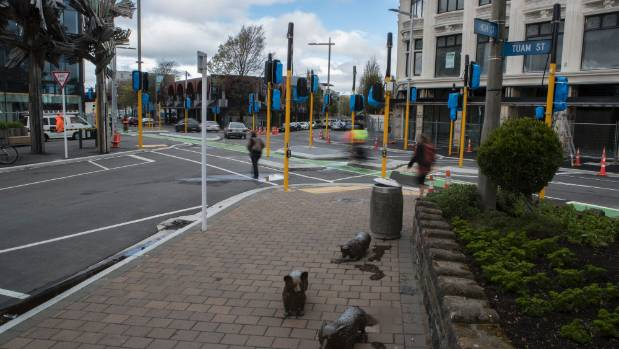
#> input picture curbs/images/1476918550090.jpg, 619 x 349 px
$ python -i utils.py   (imports and definitions only)   (older library calls are emulated)
#> lines starting #> are read from the running program, lines starting #| are printed output that depends on the picture; after the words box and inside, x2 and y2 are one past the last pixel; in counts of white or black regions, pixels touching at a corner belong together
import cv2
import numpy as np


def get_edges(image, separate_channels=False):
#> called with separate_channels = False
    hls = cv2.cvtColor(np.copy(image), cv2.COLOR_RGB2HLS).astype(np.float)
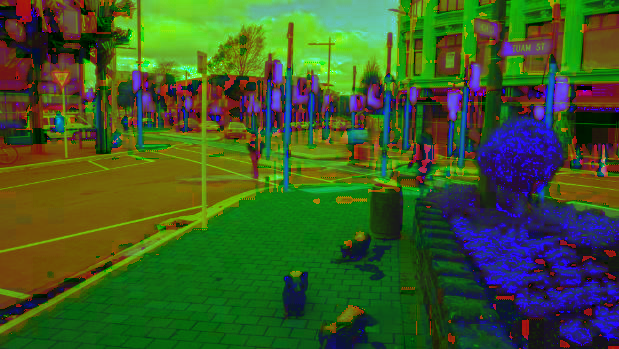
#> hls: shape (349, 619, 3) float64; mean R, G, B 60.5, 89.1, 39.9
    s_channel = hls[:, :, 2]
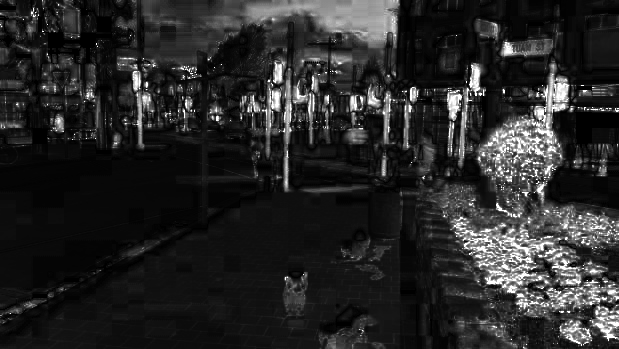
#> s_channel: shape (349, 619) float64; min 0, max 255, mean 39.9

    gradient_x = gradient_abs_value_mask(s_channel, axis='x', sobel_kernel=3, threshold=(20, 100))
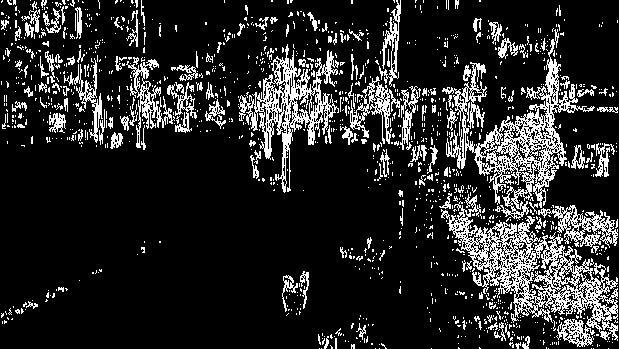
#> gradient_x: shape (349, 619); values 0 (black) and 1 (white), 15.9% white in thin lines or dots
    gradient_y = gradient_abs_value_mask(s_channel, axis='y', sobel_kernel=3, threshold=(20, 100))
#> gradient_y: shape (349, 619); values 0 (black) and 1 (white), 15.5% white in thin lines or dots
    magnitude = gradient_magnitude_mask(s_channel, sobel_kernel=3, threshold=(20, 100))
    direction = gradient_direction_mask(s_channel, sobel_kernel=3, threshold=(0.2, 1.5))

    gradient_mask = np.zeros_like(s_channel)
    gradient_mask[((gradient_x == 1) & (gradient_y == 1)) | ((magnitude == 1) & (direction == 1))] = 1
    # Get a color thresholding mask
    color_mask = color_threshold_mask(s_channel, threshold=(55, 100))

    mask = None
    # cv2.imshow("color", color_mask)
    # cv2.imshow("gradient", gradient_mask)
    if separate_channels:
        mask = np.dstack((np.zeros_like(s_channel), gradient_mask, color_mask))
    else:
        mask = np.zeros_like(gradient_mask)
        mask[(gradient_mask == 1) | (color_mask == 1)] = 1

    return mask


def gradient_abs_value_mask(image, sobel_kernel=3, axis='x', threshold=(0, 255)):
    # Take the absolute value of derivative in x or y given orient = 'x' or 'y'
    if axis == 'x':
        sobel = np.absolute(cv2.Sobel(image, cv2.CV_64F, 1, 0, ksize=sobel_kernel))
    if axis == 'y':
        sobel = np.absolute(cv2.Sobel(image, cv2.CV_64F, 0, 1, ksize=sobel_kernel))
    # Scale to 8-bit (0 - 255) then convert to type = np.uint8
    sobel = np.uint8(255 * sobel / np.max(sobel))
    # Create a mask of 1's where the scaled gradient magnitude is > thresh_min and < thresh_max
    mask = np.zeros_like(sobel)
    # Return this mask as your binary_output image
    mask[(sobel >= threshold[0]) & (sobel <= threshold[1])] = 1
    return mask


def gradient_magnitude_mask(image, sobel_kernel=3, threshold=(0, 255)):
    # Take the gradient in x and y separately
#> called with sobel_kernel = 3, threshold = (20, 100)
    sobel_x = cv2.Sobel(image, cv2.CV_64F, 1, 0, ksize=sobel_kernel)
    sobel_y = cv2.Sobel(image, cv2.CV_64F, 0, 1, ksize=sobel_kernel)
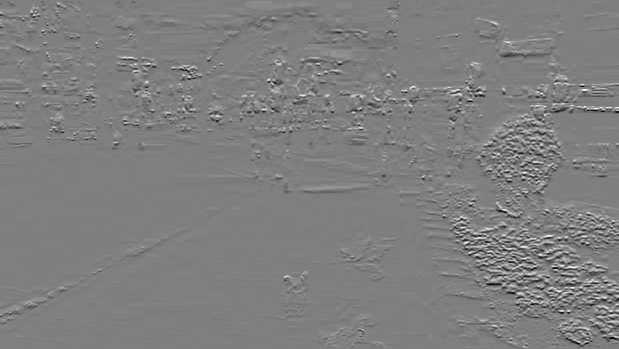
#> sobel_y: shape (349, 619) float64; min -1020, max 1020, mean -0.6; drawn with min black and max white

    # Calculate the magnitude
    magnitude = np.sqrt(sobel_x ** 2 + sobel_y ** 2)

    # Scale to 8-bit (0 - 255) and convert to type = np.uint8
    magnitude = (magnitude * 255 / np.max(magnitude)).astype(np.uint8)
#> in get_edges, `magnitude = gradient_magnitude_mask(s_channel, sobel_kernel=3, thresho..`: magnitude: shape (349, 619); values 0 (black) and 1 (white), 22.6% white in thin lines or dots
    # Create a binary mask where mag thresholds are met
    mask = np.zeros_like(magnitude)
    mask[(magnitude >= threshold[0]) & (magnitude <= threshold[1])] = 1
    # Return this mask as your binary_output image
    return mask


def gradient_direction_mask(image, sobel_kernel=3, threshold=(0, np.pi / 2)):
    # Take the gradient in x and y separately
#> called with sobel_kernel = 3, threshold = (0.2, 1.5)
    sobel_x = cv2.Sobel(image, cv2.CV_64F, 1, 0, ksize=sobel_kernel)
    sobel_y = cv2.Sobel(image, cv2.CV_64F, 0, 1, ksize=sobel_kernel)
    # Take the absolute value of the x and y gradients and calculate the direction of the gradient
    direction = np.arctan2(np.absolute(sobel_y), np.absolute(sobel_x))
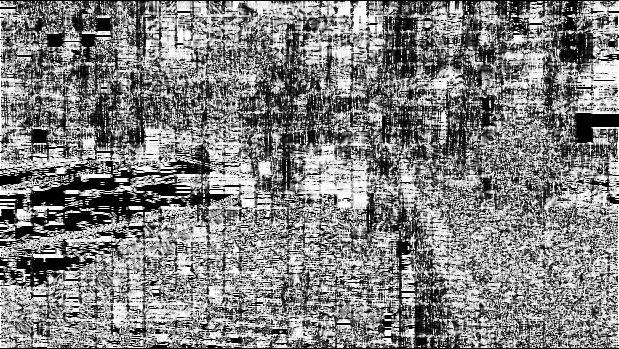
#> direction: shape (349, 619) float64; min 0, max 1.57, mean 0.796; drawn with min black and max white
#> in get_edges, `direction = gradient_direction_mask(s_channel, sobel_kernel=3, thresho..`:
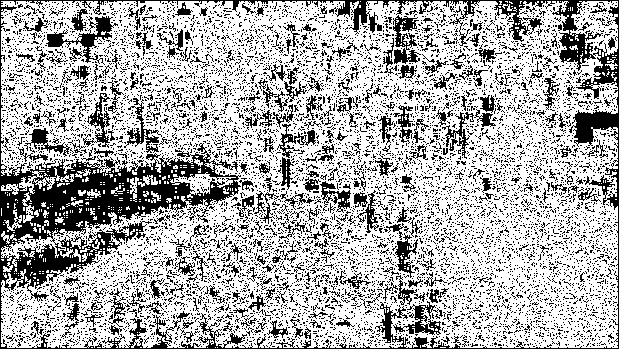
#> direction: shape (349, 619) float64; values 0 (black) and 1 (white), 68.6% white; 8814 black regions (8492 under 20 px), largest, box (x1, y1, x2, y2) and area: (0, 0, 619, 349) 22504, (46, 16, 118, 65) 943, (393, 15, 421, 64) 690
    # Create a binary mask where direction thresholds are met
    mask = np.zeros_like(direction)
    # Return this mask as your binary_output image
    mask[(direction >= threshold[0]) & (direction <= threshold[1])] = 1


    return mask


def color_threshold_mask(image, threshold=(0, 255)):
    mask = np.zeros_like(image)
    mask[(image > threshold[0]) & (image <= threshold[1])] = 1
    return mask


def flatten_perspective(image):
    (h, w) = (image.shape[0], image.shape[1])
    source = np.float32([[w // 2 - 76, h * .625], [w // 2 + 76, h * .625], [-100, h], [w + 100, h]])
    destination = np.float32([[100, 0], [w - 100, 0], [100, h], [w - 100, h]])
    transform_matrix = cv2.getPerspectiveTransform(source, destination)
    unwarp_matrix = cv2.getPerspectiveTransform(destination, source)
    return cv2.warpPerspective(image, transform_matrix, (w, h)), unwarp_matrix

>>> import cv2
>>> picture = cv2.cvtColor(cv2.imread('images/1476918550090.jpg'), cv2.COLOR_BGR2RGB)
>>> result = get_edges(picture)
#> in get_edges, `color_mask = color_threshold_mask(s_channel, threshold=(55, 100))`: color_mask: shape (349, 619) float64; values 0 (black) and 1 (white), 9.8% white in thin lines or dots
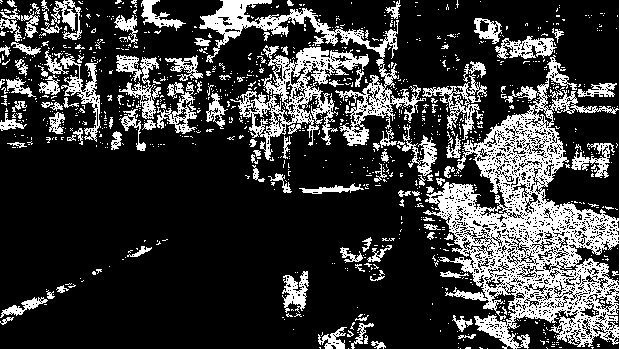
#> result: shape (349, 619) float64; values 0 (black) and 1 (white), 22.6% white; 1040 white regions (920 under 20 px), largest, box (x1, y1, x2, y2) and area: (423, 55, 619, 349) 20152, (199, 0, 426, 146) 4900, (230, 45, 369, 160) 4334

$ run again, on curbs/images/32144483.jpg
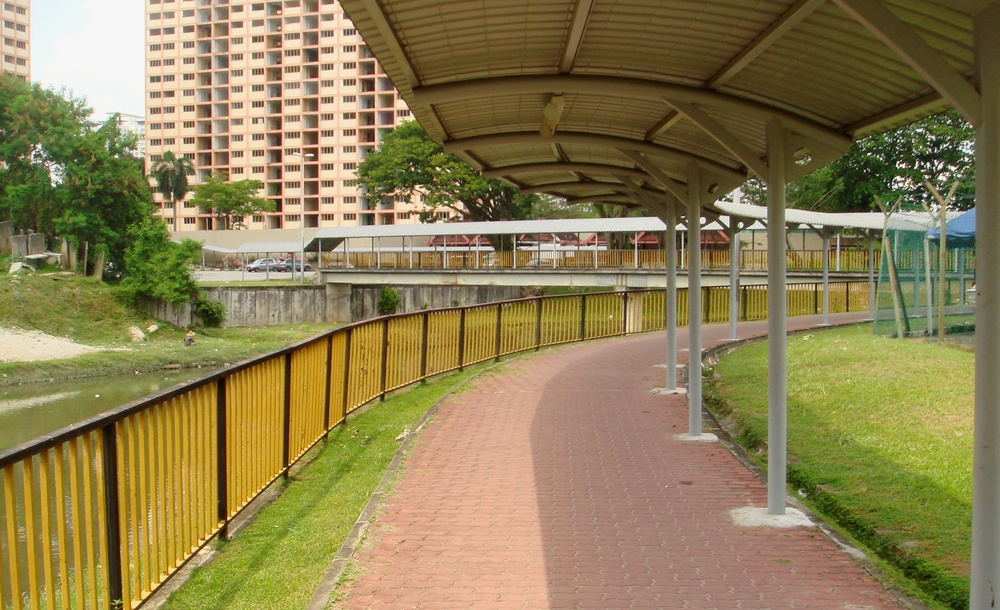
#> input picture curbs/images/32144483.jpg, 1000 x 610 px, shrunk from 2451 x 1494 before the run
#> in get_edges, `gradient_x = gradient_abs_value_mask(s_channel, axis='x', sobel_kernel..`:
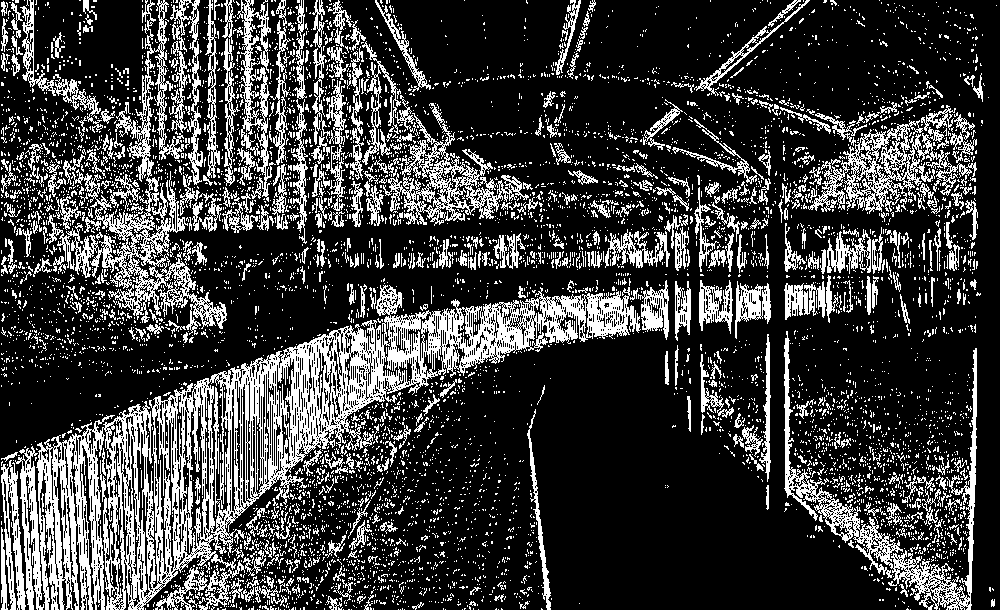
#> gradient_x: shape (610, 1000); values 0 (black) and 1 (white), 24.1% white in thin lines or dots
#> gradient_y: shape (610, 1000); values 0 (black) and 1 (white), 26% white in thin lines or dots
#> color_mask: shape (610, 1000) float64; values 0 (black) and 1 (white), 26.5% white; 4445 white regions (3922 under 20 px), largest, box (x1, y1, x2, y2) and area: (0, 195, 615, 451) 29152, (304, 281, 667, 610) 24116, (0, 0, 182, 231) 10311
#> `result = get_edges(picture)`:
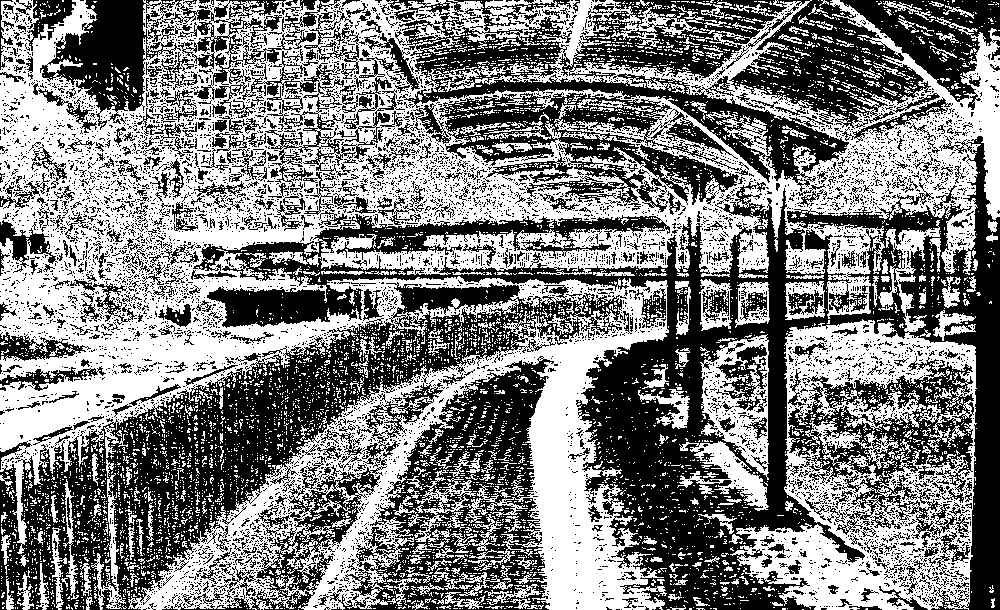
#> result: shape (610, 1000) float64; values 0 (black) and 1 (white), 50% white; 7362 black regions (6866 under 20 px), largest, box (x1, y1, x2, y2) and area: (191, 135, 1000, 610) 80644, (0, 282, 632, 610) 50225, (386, 0, 931, 192) 34222

$ run again, on curbs/images/250609_WALKWAY_BERHARGANYE.jpg
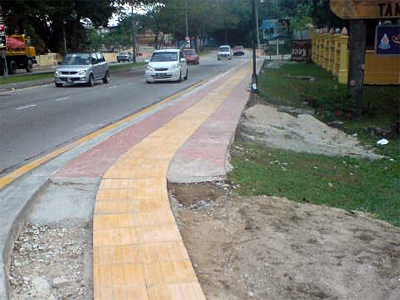
#> input picture curbs/images/250609_WALKWAY_BERHARGANYE.jpg, 400 x 300 px
#> in get_edges, `gradient_x = gradient_abs_value_mask(s_channel, axis='x', sobel_kernel..`:
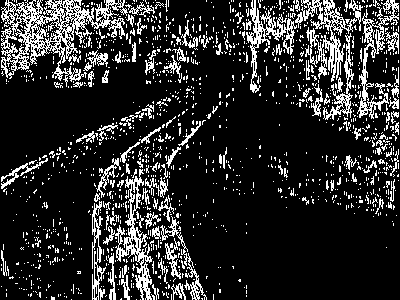
#> gradient_x: shape (300, 400); values 0 (black) and 1 (white), 17.4% white in thin lines or dots
#> color_mask: shape (300, 400) float64; values 0 (black) and 1 (white), 14.4% white; 1097 white regions (1019 under 20 px), largest, box (x1, y1, x2, y2) and area: (273, 142, 400, 217) 2756, (200, 0, 327, 70) 2626, (267, 30, 355, 120) 2175
#> `result = get_edges(picture)`:
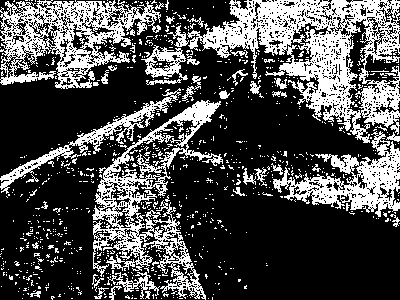
#> result: shape (300, 400) float64; values 0 (black) and 1 (white), 30.2% white; 904 white regions (860 under 20 px), largest, box (x1, y1, x2, y2) and area: (187, 0, 400, 143) 11612, (92, 100, 223, 300) 6574, (0, 0, 161, 89) 6228

$ run again, on curbs/images/9702041_web1_Sidewalk---IMGP0453.jpg
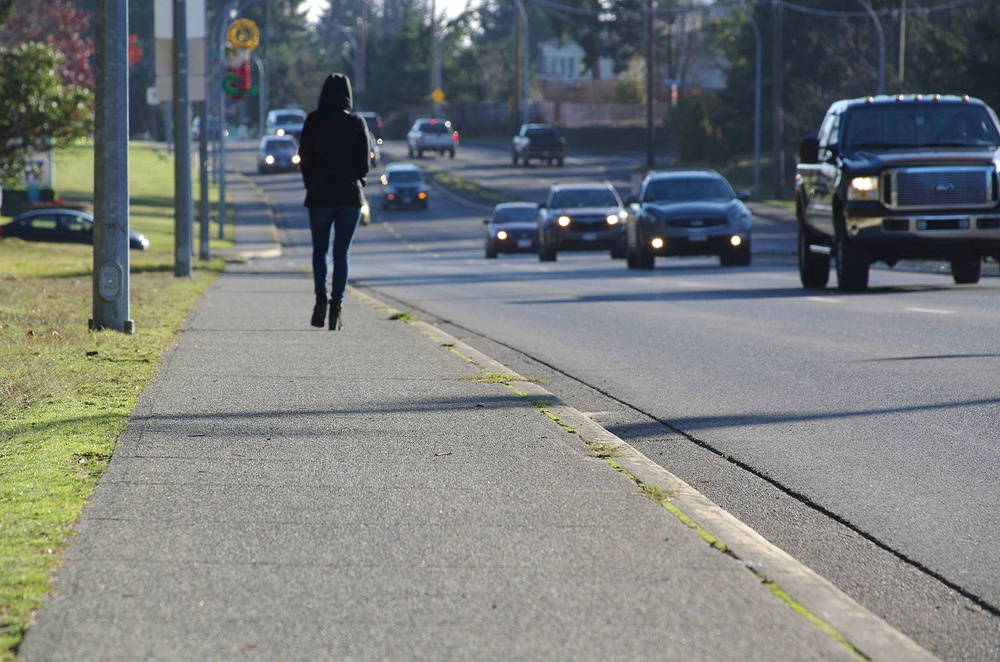
#> input picture curbs/images/9702041_web1_Sidewalk---IMGP0453.jpg, 1000 x 662 px, shrunk from 1600 x 1060 before the run
#> gradient_x: shape (662, 1000); values 0 (black) and 1 (white), 4% white in thin lines or dots
#> gradient_y: shape (662, 1000); values 0 (black) and 1 (white), 5.9% white in thin lines or dots
#> color_mask: shape (662, 1000) float64; values 0 (black) and 1 (white), 18.5% white; 1183 white regions (983 under 20 px), largest, box (x1, y1, x2, y2) and area: (0, 276, 213, 662) 23873, (375, 0, 871, 283) 22881, (194, 60, 367, 252) 9373
#> `result = get_edges(picture)`:
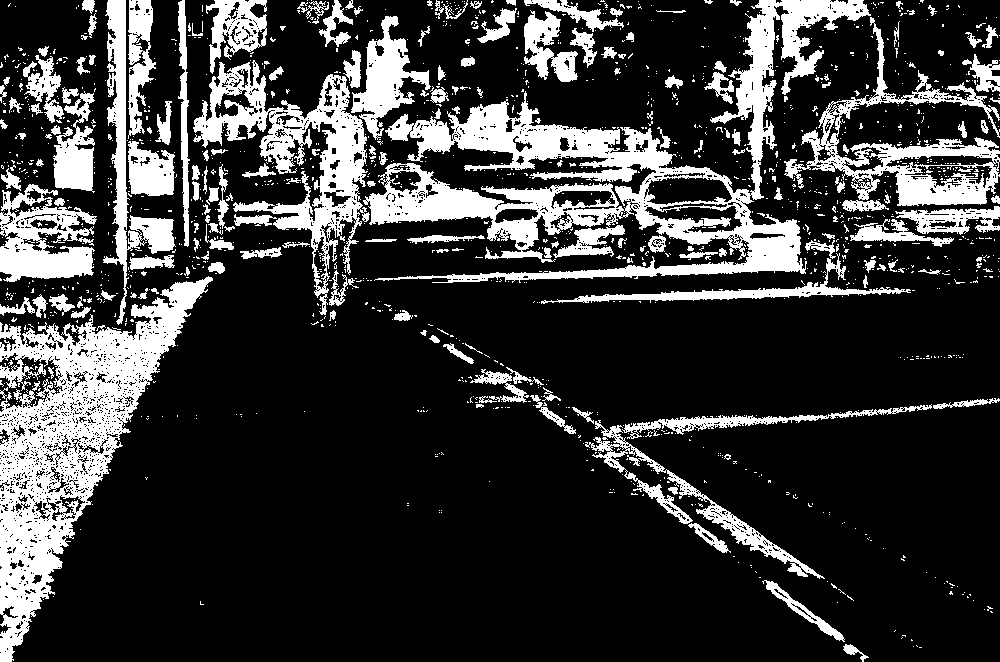
#> result: shape (662, 1000) float64; values 0 (black) and 1 (white), 21.8% white; 1507 white regions (1321 under 20 px), largest, box (x1, y1, x2, y2) and area: (363, 0, 871, 283) 34545, (0, 276, 213, 662) 26678, (193, 60, 370, 315) 12276
